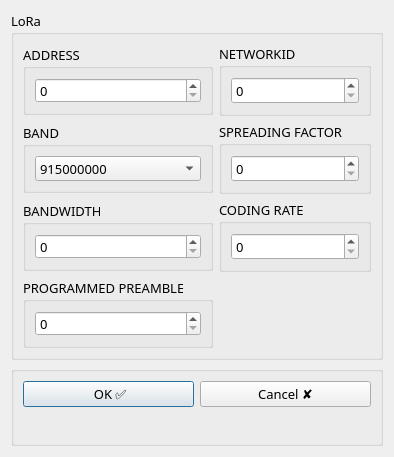
<?xml version="1.0" encoding="UTF-8"?>
<ui version="4.0">
 <class>Dialog</class>
 <widget class="QDialog" name="Dialog">
  <property name="geometry">
   <rect>
    <x>0</x>
    <y>0</y>
    <width>389</width>
    <height>446</height>
   </rect>
  </property>
  <property name="font">
   <font>
    <family>Hack Nerd Font</family>
    <pointsize>10</pointsize>
   </font>
  </property>
  <property name="windowTitle">
   <string>Config</string>
  </property>
  <layout class="QVBoxLayout" name="verticalLayout">
   <item>
    <widget class="QGroupBox" name="groupBox">
     <property name="font">
      <font>
       <family>Hack Nerd Font</family>
       <pointsize>10</pointsize>
      </font>
     </property>
     <property name="title">
      <string>LoRa </string>
     </property>
     <layout class="QGridLayout" name="gridLayout">
      <item row="0" column="1">
       <widget class="QGroupBox" name="groupBox_3">
        <property name="title">
         <string>NETWORKID</string>
        </property>
        <layout class="QHBoxLayout" name="horizontalLayout_2">
         <item>
          <widget class="QSpinBox" name="spinNetwork"/>
         </item>
        </layout>
       </widget>
      </item>
      <item row="4" column="0">
       <widget class="QGroupBox" name="groupBox_9">
        <property name="maximumSize">
         <size>
          <width>16777215</width>
          <height>70</height>
         </size>
        </property>
        <property name="title">
         <string>BANDWIDTH</string>
        </property>
        <layout class="QHBoxLayout" name="horizontalLayout_7">
         <item>
          <widget class="QSpinBox" name="spinBandwidth"/>
         </item>
        </layout>
       </widget>
      </item>
      <item row="0" column="0">
       <widget class="QGroupBox" name="groupBox_7">
        <property name="maximumSize">
         <size>
          <width>16777215</width>
          <height>70</height>
         </size>
        </property>
        <property name="font">
         <font>
          <family>Hack Nerd Font</family>
          <pointsize>10</pointsize>
         </font>
        </property>
        <property name="title">
         <string>ADDRESS</string>
        </property>
        <layout class="QHBoxLayout" name="horizontalLayout_3">
         <item>
          <widget class="QSpinBox" name="spinAddr"/>
         </item>
        </layout>
       </widget>
      </item>
      <item row="2" column="0">
       <widget class="QGroupBox" name="groupBox_8">
        <property name="maximumSize">
         <size>
          <width>16777215</width>
          <height>70</height>
         </size>
        </property>
        <property name="title">
         <string>BAND</string>
        </property>
        <layout class="QHBoxLayout" name="horizontalLayout_5">
         <item>
          <widget class="QComboBox" name="comboBand">
           <item>
            <property name="text">
             <string>915000000</string>
            </property>
           </item>
           <item>
            <property name="text">
             <string>863000000</string>
            </property>
           </item>
          </widget>
         </item>
        </layout>
       </widget>
      </item>
      <item row="2" column="1">
       <widget class="QGroupBox" name="groupBox_4">
        <property name="title">
         <string>SPREADING FACTOR</string>
        </property>
        <layout class="QHBoxLayout" name="horizontalLayout_4">
         <item>
          <widget class="QSpinBox" name="spinSpread"/>
         </item>
        </layout>
       </widget>
      </item>
      <item row="4" column="1">
       <widget class="QGroupBox" name="groupBox_5">
        <property name="title">
         <string>CODING RATE</string>
        </property>
        <layout class="QHBoxLayout" name="horizontalLayout_6">
         <item>
          <widget class="QSpinBox" name="spinCoding"/>
         </item>
        </layout>
       </widget>
      </item>
      <item row="7" column="0">
       <widget class="QGroupBox" name="groupBox_10">
        <property name="maximumSize">
         <size>
          <width>16777215</width>
          <height>70</height>
         </size>
        </property>
        <property name="title">
         <string>PROGRAMMED PREAMBLE</string>
        </property>
        <layout class="QHBoxLayout" name="horizontalLayout_9">
         <item>
          <widget class="QSpinBox" name="spinPreamble"/>
         </item>
        </layout>
       </widget>
      </item>
     </layout>
    </widget>
   </item>
   <item alignment="Qt::AlignTop">
    <widget class="QGroupBox" name="groupBox_2">
     <property name="minimumSize">
      <size>
       <width>0</width>
       <height>80</height>
      </size>
     </property>
     <property name="maximumSize">
      <size>
       <width>16777215</width>
       <height>50</height>
      </size>
     </property>
     <property name="title">
      <string/>
     </property>
     <layout class="QHBoxLayout" name="horizontalLayout">
      <item alignment="Qt::AlignTop">
       <widget class="QPushButton" name="ok_button">
        <property name="minimumSize">
         <size>
          <width>0</width>
          <height>20</height>
         </size>
        </property>
        <property name="text">
         <string> OK ✅</string>
        </property>
       </widget>
      </item>
      <item alignment="Qt::AlignTop">
       <widget class="QPushButton" name="cancel_button">
        <property name="minimumSize">
         <size>
          <width>0</width>
          <height>20</height>
         </size>
        </property>
        <property name="text">
         <string>Cancel ✘</string>
        </property>
       </widget>
      </item>
     </layout>
    </widget>
   </item>
  </layout>
 </widget>
 <resources/>
 <connections/>
</ui>
